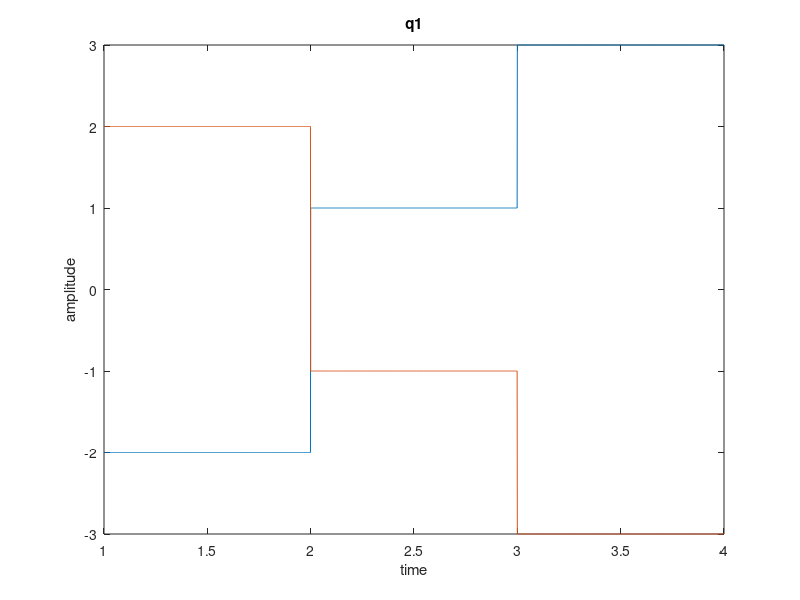

This figure's MATLAB source:
resolution = 0.001;
first = ones(1/resolution,1);
first = first.*(2);

second = ones(1/resolution, 1);
second = second.*(-1);

third = ones((1/resolution)+1, 1);
third = third.*(-3);

result = vertcat(first, second, third);
filtered = result.*(-1);

time = [1:resolution:4];
plot(time, filtered, time, result);
title("q1");
xlabel ("time");
ylabel ("amplitude");

